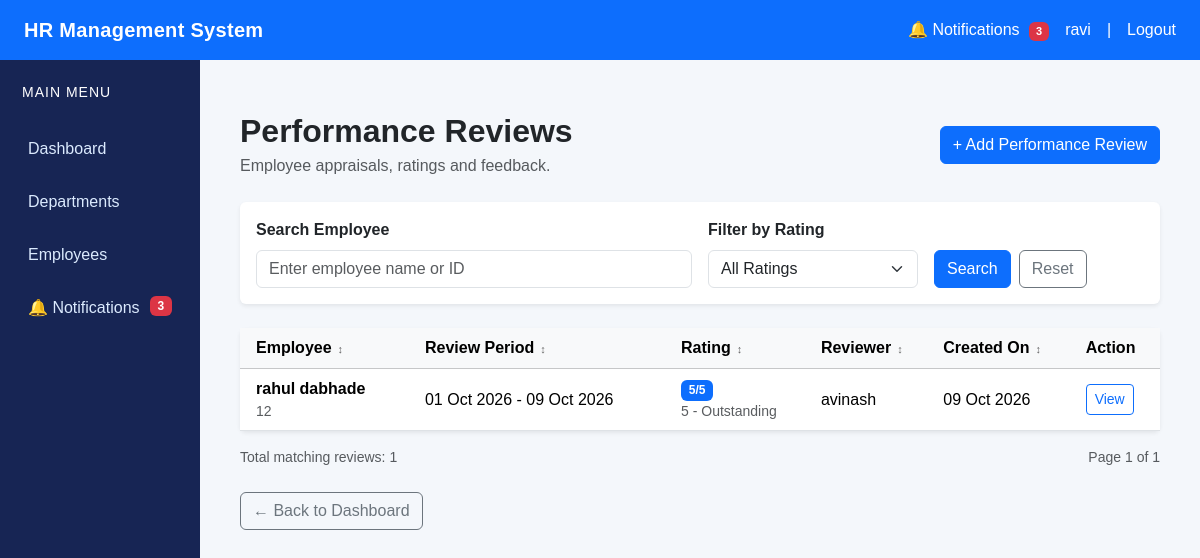
/performance/ (signed in), run on the app's committed database.
### performance/models.py (models this page shows, shortened)
class PerformanceReview(models.Model):
    RATING_CHOICES = [
        (1, '1 - Poor'),
        (2, '2 - Needs Improvement'),
        (3, '3 - Meets Expectations'),
        (4, '4 - Exceeds Expectations'),
        (5, '5 - Outstanding'),
    ]
    employee = models.ForeignKey(
        Employee,
        on_delete=models.CASCADE,
        related_name='performance_reviews'
    )
    reviewer = models.ForeignKey(
        User,
        on_delete=models.SET_NULL,
        null=True,
        related_name='given_performance_reviews'
    )
    review_period_start = models.DateField()
    review_period_end = models.DateField()
    rating = models.PositiveSmallIntegerField(
        choices=RATING_CHOICES
    )
    goals_achieved = models.TextField()
    strengths = models.TextField()
    areas_for_improvement = models.TextField()
    reviewer_feedback = models.TextField()
    created_at = models.DateTimeField(auto_now_add=True)
    updated_at = models.DateTimeField(auto_now=True)
    class Meta:
        ordering = ['-created_at']

### employees/models.py (models this page shows, shortened)
class Employee(models.Model):
    EMPLOYMENT_STATUS = (
        ('ACTIVE', 'Active'),
        ('INACTIVE', 'Inactive'),
        ('ON_LEAVE', 'On Leave'),
        ('RESIGNED', 'Resigned'),
    )
    GENDER_CHOICES = (
        ('MALE', 'Male'),
        ('FEMALE', 'Female'),
        ('OTHER', 'Other'),
    )
    user = models.OneToOneField(
        User,
        on_delete=models.CASCADE,
        related_name='employee'
    )
    employee_id = models.CharField(
        max_length=20,
        unique=True
    )
    first_name = models.CharField(
        max_length=100
    )
    last_name = models.CharField(
        max_length=100
    )
    email = models.EmailField()
    phone = models.CharField(
        max_length=15
    )
    profile_photo = models.ImageField(
        upload_to='employees/',
        blank=True,
        null=True
    )
    department = models.ForeignKey(
        Department,
        on_delete=models.SET_NULL,
        null=True,
        related_name='employees'
    )
    designation = models.CharField(
        max_length=100
    )
    joining_date = models.DateField()
    date_of_birth = models.DateField(
        blank=True,
        null=True
    )
    gender = models.CharField(
        max_length=10,
        choices=GENDER_CHOICES
    )
    salary = models.DecimalField(
        max_digits=12,
        decimal_places=2
    )
    address = models.TextField(
        blank=True
    )
    employment_status = models.CharField(
        max_length=20,
        choices=EMPLOYMENT_STATUS,
        default='ACTIVE'
    )
    created_at = models.DateTimeField(
        auto_now_add=True
    )
    updated_at = models.DateTimeField(
        auto_now=True
    )

### performance/views.py (the view, shortened to what this page needs)
# urls.py: path('', views.performance_list, name='performance_list'),
@login_required
def performance_list(request):
    if has_review_permission(request.user):
        reviews = PerformanceReview.objects.select_related(
            'employee', 'reviewer'
        ).all()
    search_query = request.GET.get('q', '').strip()
    if search_query:
        reviews = reviews.filter(
            Q(employee__first_name__icontains=search_query)
            | Q(employee__last_name__icontains=search_query)
            | Q(employee__employee_id__icontains=search_query)
        )
    rating = request.GET.get('rating', '').strip()
    if rating in ['1', '2', '3', '4', '5']:
        reviews = reviews.filter(rating=int(rating))
    paginator = Paginator(reviews, 10)
    page_number = request.GET.get('page')
    page_obj = paginator.get_page(page_number)
    return render(
        request,
        'performance/performance_list.html',
        {
            'reviews': page_obj,
            'page_obj': page_obj,
            'search_query': search_query,
            'selected_rating': rating,
        }
    )

### notifications/context_processors.py (called while the page is built)
def notification_count(request):
    if request.user.is_authenticated:
        unread_count = Notification.objects.filter(
            user=request.user,
            is_read=False
        ).count()
        return {
            'unread_notifications_count': unread_count
        }
    return {
        'unread_notifications_count': 0
    }

### performance/views.py (called while the page is built)
def has_review_permission(user):
    if not user.is_authenticated:
        return False
    if user.is_superuser:
        return True
    try:
        return user.profile.role in ['ADMIN', 'HR', 'MANAGER']
    except (AttributeError, Exception):
        return False

### templates/performance/performance_list.html (shortened to what this page needs)
{% extends 'base.html' %}
{% block content %}
<div class="container py-4">
    <div class="d-flex justify-content-between align-items-center mb-4 flex-wrap gap-2">
        <div>
            <h2 class="fw-bold mb-1">Performance Reviews</h2>
            <p class="text-muted mb-0">
                Employee appraisals, ratings and feedback.
            </p>
        </div>
        {% if user.is_superuser or user.profile.role == 'ADMIN' or user.profile.role == 'HR' or user.profile.role == 'MANAGER' %}
        <a href="{% url 'performance_create' %}" class="btn btn-primary">
            + Add Performance Review
        </a>
        {% endif %}
    </div>
    <div class="card border-0 shadow-sm mb-4">
        <div class="card-body">
            <form method="GET" class="row g-3 align-items-end">
                <div class="col-md-6">
                    <label class="form-label fw-semibold">Search Employee</label>
                    <input
                        type="text"
                        name="q"
                        class="form-control"
                        placeholder="Enter employee name or ID"
                        value="{{ search_query }}"
                    >
                </div>
                <div class="col-md-3">
                    <label class="form-label fw-semibold">Filter by Rating</label>
                    <select name="rating" class="form-select">
                        <option value="">All Ratings</option>
                    </select>
                </div>
                <div class="col-md-3 d-flex gap-2">
                    <button type="submit" class="btn btn-primary">
                         Search
                    </button>
                    <a href="{% url 'performance_list' %}"
                       class="btn btn-outline-secondary">
                        Reset
                    </a>
                </div>
            </form>
        </div>
    </div>
    <div class="card border-0 shadow-sm">
        <div class="card-body p-0">
            <div class="table-responsive">
                <table class="table table-hover align-middle mb-0">
                    <thead class="table-light">
                        <tr>
                            <th class="px-3">Employee</th>
                            <th>Review Period</th>
                            <th>Rating</th>
                            <th>Reviewer</th>
                            <th>Created On</th>
                            <th>Action</th>
                        </tr>
                    </thead>
                    <tbody>
                        {% for review in reviews %}
                        <tr>
                            <td class="px-3">
                                <strong>
                                    {{ review.employee.first_name }}
                                    {{ review.employee.last_name }}
                                </strong>
                                <div class="text-muted small">
                                    {{ review.employee.employee_id }}
                                </div>
                            </td>
                            <td>
                                {{ review.review_period_start|date:"d M Y" }}
                                -
                                {{ review.review_period_end|date:"d M Y" }}
                            </td>
                            <td>
                                <span class="badge bg-primary">
                                    {{ review.rating }}/5
                                </span>
                                <div class="small text-muted">
                                    {{ review.get_rating_display }}
                                </div>
                            </td>
                            <td>
                                {% if review.reviewer %}
                                    {{ review.reviewer.username }}
                                {% else %}
                                    Not assigned
                                {% endif %}
                            </td>
                            <td>
                                {{ review.created_at|date:"d M Y" }}
                            </td>
                            <td>
                                <a href="{% url 'performance_detail' review.pk %}"
                                   class="btn btn-sm btn-outline-primary">
                                    View
                                </a>
                            </td>
                        </tr>
                        {% endfor %}
                    </tbody>
                </table>
            </div>
        </div>
    </div>
    <div class="d-flex justify-content-between align-items-center mt-3 flex-wrap gap-2">
        <small class="text-muted">
            Total matching reviews: {{ page_obj.paginator.count }}
        </small>
        <small class="text-muted">
            Page {{ page_obj.number }} of {{ page_obj.paginator.num_pages }}
        </small>
    </div>
    <div class="mt-4">
        <a href="{% url 'dashboard' %}" class="btn btn-outline-secondary">
            ← Back to Dashboard
        </a>
    </div>
</div>
{% endblock %}

### templates/base.html (shortened to what this page needs)
{% load static %}
<!DOCTYPE html>
<html lang="en">
<head>
    <link
        href="https://cdn.jsdelivr.net/npm/bootstrap@5.3.3/dist/css/bootstrap.min.css"
        rel="stylesheet"
    >
</head>
<body>
    <nav class="navbar navbar-dark bg-primary px-4">
        <a
            class="navbar-brand fw-bold"
            href="{% url 'dashboard' %}"
        >
            HR Management System
        </a>
        <div class="text-white d-flex align-items-center gap-3 flex-wrap">
            <a
                href="{% url 'notification_list' %}"
                class="text-white text-decoration-none"
            >
                🔔 Notifications
                {% if unread_notifications_count > 0 %}
                    <span class="badge bg-danger notification-badge">
                        {{ unread_notifications_count }}
                    </span>
                {% endif %}
            </a>
            <span>
                {{ request.user.username }}
            </span>
            <span>|</span>
            <a
                href="{% url 'logout' %}"
                class="text-white text-decoration-none"
            >
                Logout
            </a>
        </div>
    </nav>
    <div class="container-fluid">
        <div class="row">
            <aside class="col-md-2 sidebar">
                <h5 class="text-white mb-4">
                    MAIN MENU
                </h5>
                <a href="{% url 'dashboard' %}">
                    Dashboard
                </a>
                <a href="{% url 'department_list' %}">
                    Departments
                </a>
                <a href="{% url 'employee_list' %}">
                    Employees
                </a>
                <a href="{% url 'notification_list' %}">
                    🔔 Notifications
                    {% if unread_notifications_count > 0 %}
                        <span class="badge bg-danger float-end">
                            {{ unread_notifications_count }}
                        </span>
                    {% endif %}
                </a>
            </aside>
            <main class="col-md-10 main-content">
                {% block content %}
                {% endblock %}
            </main>
        </div>
    </div>
</body>
</html>

### templates/base.html (style rules this page uses)
body { background-color: #f4f7fb; font-family: Arial, sans-serif; margin: 0; }
.navbar { min-height: 60px; }
.navbar-brand { letter-spacing: 0.3px; }
.sidebar { min-height: 100vh; background: #172554; padding-top: 24px; }
.sidebar h5 { font-size: 14px; letter-spacing: 1px; padding-left: 10px; }
.sidebar a { display: block; color: #dbeafe; text-decoration: none; padding: 12px 16px; border-radius: 8px; margin-bottom: 5px; transition: background 0.2s ease, color 0.2s ease; }
.main-content { padding: 28px; min-height: calc(100vh - 60px); }
.notification-badge { font-size: 11px; padding: 4px 7px; margin-left: 5px; }

### data on the page
PerformanceReview: employee.first_name "rahul", employee.last_name "dabhade", employee.employee_id "12", review_period_start "01 Oct 2026", review_period_end "09 Oct 2026", rating "5", rating "5 - Outstanding", reviewer.username "avinash", created_at "09 Oct 2026"

### other printed values
{{ unread_notifications_count }} "3"
{{ request.user.username }} "ravi"
{{ page_obj.paginator.count }} "1"
{{ page_obj.number }} "1"
{{ page_obj.paginator.num_pages }} "1"
